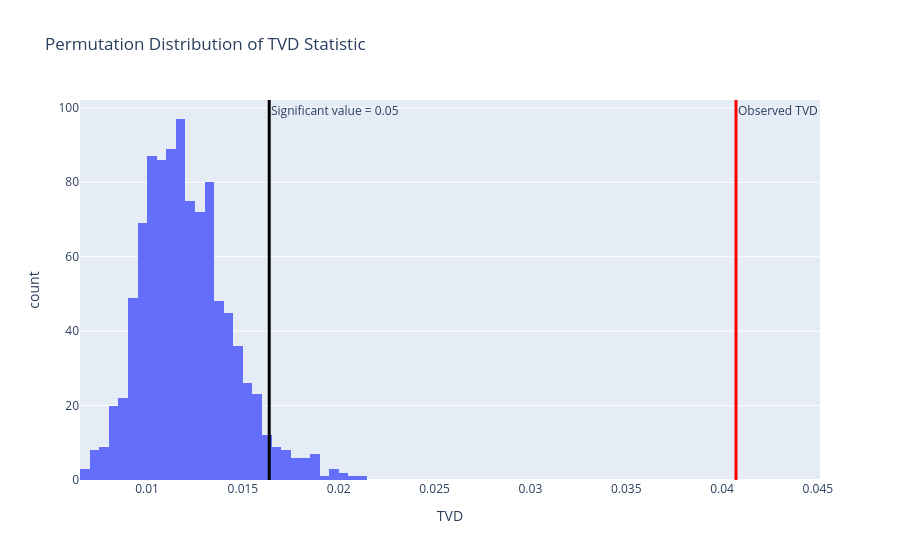

Notebook code cell kept with this figure:
### Markdown cell above
Then we set up a hypothesis test to find the missing mechanism of feature `Total_price (cents / kWh)` by using permutation test. We will set the significance level into 0.05.

**Null Hypothesis:**  The distribution of `Year` is same when `Total_price (cents / kWh)` is missing vs not missing.

**Alternate Hypothesis:** The distribution of `Year` is different when `Total_price (cents / kWh)` is missing vs not missing.

**Test Statistic:** TVD - Total Variation Distance

The following figure shows the result the permutation test:

### Code cell
missing = cleaned_df["Total_price (cents / kWh)"].isna()

obs_tvd = tvd_stat(cleaned_df, missing, "Year")

perm_stats = []

for _ in range(1000):
    shuffled = pd.Series(np.random.permutation(missing), index=missing.index)
    perm_stats.append(tvd_stat(cleaned_df, shuffled, "Year"))

fig = px.histogram(
    perm_stats,
    nbins=40,
    title="Permutation Distribution of TVD Statistic",
    labels={"value": "TVD"},
)

fig.add_vline(
    x=obs_tvd,
    line_color="red",
    line_width=3,
    annotation_text="Observed TVD",
    annotation_position="top right",
)

fig.add_vline(
    x=np.percentile(perm_stats, 95),
    line_color="black",
    line_width=3,
    annotation_text="Significant value = 0.05",
    annotation_position="top right",
)

fig.update_layout(showlegend=False)

fig.show()

# fig.write_html(
#     "/Users/wuyuming/Desktop/proj_4/proj04_page/graph/total_price_missing_perm.html"
# )
p_value = (perm_stats >= obs_tvd).mean()
print(f"p_value: {p_value}")

### Figure 1 — Plotly figure (JSON) as saved in the notebook; plotly's stock layout.template omitted (floating-point values rounded to 4 significant figures; data arrays with more than 128 entries replaced by an {"elided": "..."} marker saying what was removed)
{"data": [{"alignmentgroup": "True", "bingroup": "x", "hovertemplate": "variable=0<br>TVD=%{x}<br>count=%{y}<extra></extra>", "legendgroup": "0", "marker": {"color": "#636efa", "pattern": {"shape": ""}}, "name": "0", "nbinsx": 40, "offsetgroup": "0", "orientation": "v", "showlegend": true, "type": "histogram", "x": {"elided": "1000 float values"}, "xaxis": "x", "yaxis": "y"}], "layout": {"annotations": [{"showarrow": false, "text": "Observed TVD", "x": 0.04073, "xanchor": "left", "xref": "x", "y": 1, "yanchor": "top", "yref": "y domain"}, {"showarrow": false, "text": "Significant value = 0.05", "x": 0.01637, "xanchor": "left", "xref": "x", "y": 1, "yanchor": "top", "yref": "y domain"}], "barmode": "relative", "legend": {"title": {"text": "variable"}, "tracegroupgap": 0}, "shapes": [{"line": {"color": "red", "width": 3}, "type": "line", "x0": 0.04073, "x1": 0.04073, "xref": "x", "y0": 0, "y1": 1, "yref": "y domain"}, {"line": {"color": "black", "width": 3}, "type": "line", "x0": 0.01637, "x1": 0.01637, "xref": "x", "y0": 0, "y1": 1, "yref": "y domain"}], "showlegend": false, "title": {"text": "Permutation Distribution of TVD Statistic"}, "xaxis": {"anchor": "y", "domain": [0, 1], "title": {"text": "TVD"}}, "yaxis": {"anchor": "x", "domain": [0, 1], "title": {"text": "count"}}}}
